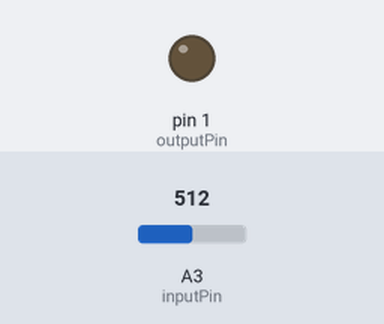
This sketch was run on a simulated Arduino Uno, built with avr-gcc and run on an emulated ATmega328P. Shown: output pins drawn as LEDs (lit = HIGH). The test bench sets the inputs (shaded band); at power-on: A3 (inputPin) = 512.

Above: at 1.2 s.
1.3 s: A3 (inputPin) set to 534
At 2.3 s:
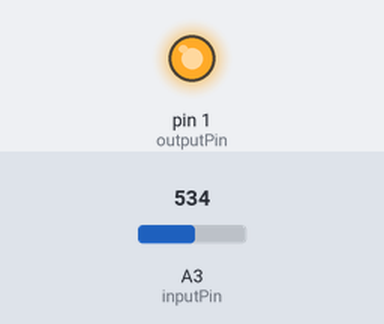
2.8 s: A3 (inputPin) set to 491
At 3.4 s:
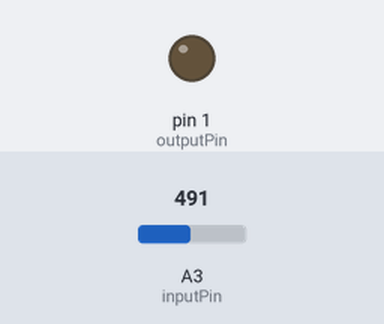
4.3 s: A3 (inputPin) set to 533
At 5.7 s:
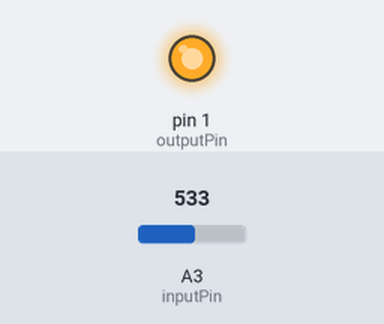
Timing chart, 0 to 7.3 s (numbered marks = the images above; inputs shaded):
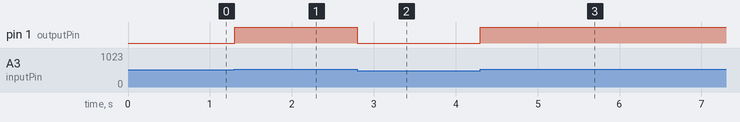

The sketch:

guitarduino-mini-square.ino
```cpp
const int inputPin = A3; //establish pin 3 (pin 2 of the DIP) as the analog input
const int outputPin = 1; //establish pin 1 (pin 6 of the DIP) as the output
unsigned int sampleIn = 0; //Stores the sample from the ADC
unsigned int sampleABS = 0; //Stores the absolute value of the sample

void setup() {
  pinMode (inputPin, INPUT);
  pinMode (outputPin, OUTPUT);
}

void loop() {
  sampleIn = analogRead(inputPin); //sample the input
  if (sampleIn > 523)
      {
        digitalWrite(outputPin, HIGH);
      }
  if (sampleIn < 501)
      {
        digitalWrite(outputPin, LOW);
      }
}
```

Measured:
- the behaviour switches between 523 and 524 on A3 (inputPin) (found by bisection; images 0 and 1)
- after the input at 1.3 s, pin 1 (outputPin): LOW → HIGH at once
- after the input at 2.8 s, pin 1 (outputPin): HIGH → LOW at once
- after the input at 4.3 s, pin 1 (outputPin): LOW → HIGH at once
